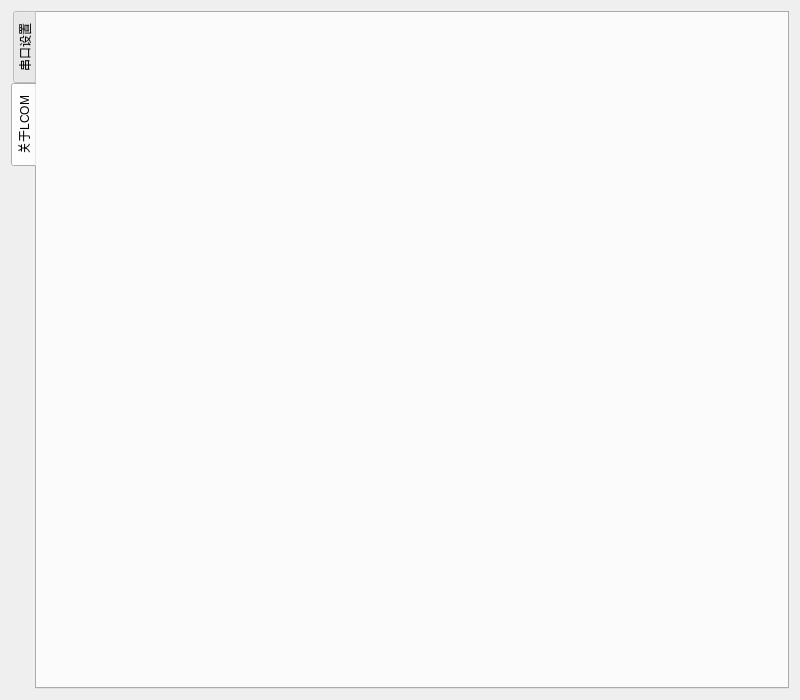
<?xml version="1.0" encoding="UTF-8"?>
<ui version="4.0">
 <class>conifg</class>
 <widget class="QWidget" name="conifg">
  <property name="geometry">
   <rect>
    <x>0</x>
    <y>0</y>
    <width>800</width>
    <height>700</height>
   </rect>
  </property>
  <property name="minimumSize">
   <size>
    <width>800</width>
    <height>700</height>
   </size>
  </property>
  <property name="maximumSize">
   <size>
    <width>800</width>
    <height>700</height>
   </size>
  </property>
  <property name="windowTitle">
   <string>Form</string>
  </property>
  <layout class="QGridLayout" name="gridLayout">
   <item row="0" column="0">
    <widget class="QTabWidget" name="tabWidget">
     <property name="tabPosition">
      <enum>QTabWidget::West</enum>
     </property>
     <property name="currentIndex">
      <number>1</number>
     </property>
     <widget class="QWidget" name="tab">
      <attribute name="title">
       <string>串口设置</string>
      </attribute>
      <layout class="QGridLayout" name="gridLayout_2">
       <item row="0" column="0">
        <widget class="QLabel" name="parityBitsLabel">
         <property name="text">
          <string>校验位</string>
         </property>
        </widget>
       </item>
       <item row="0" column="1">
        <widget class="QComboBox" name="parityBitsBox">
         <item>
          <property name="text">
           <string>NoParity</string>
          </property>
         </item>
         <item>
          <property name="text">
           <string>EvenParity</string>
          </property>
         </item>
         <item>
          <property name="text">
           <string>OddParity</string>
          </property>
         </item>
         <item>
          <property name="text">
           <string>SpaceParity</string>
          </property>
         </item>
         <item>
          <property name="text">
           <string>MarkParity</string>
          </property>
         </item>
        </widget>
       </item>
       <item row="1" column="0">
        <widget class="QLabel" name="stopBitLabel">
         <property name="text">
          <string>停止位</string>
         </property>
        </widget>
       </item>
       <item row="1" column="1">
        <widget class="QComboBox" name="stopBitBox">
         <item>
          <property name="text">
           <string>1</string>
          </property>
         </item>
         <item>
          <property name="text">
           <string>1.5</string>
          </property>
         </item>
         <item>
          <property name="text">
           <string>2</string>
          </property>
         </item>
        </widget>
       </item>
       <item row="2" column="0">
        <widget class="QLabel" name="dataBitsLabel">
         <property name="text">
          <string>数据位</string>
         </property>
        </widget>
       </item>
       <item row="2" column="1">
        <widget class="QComboBox" name="dataBitsBox">
         <item>
          <property name="text">
           <string>8</string>
          </property>
         </item>
         <item>
          <property name="text">
           <string>5</string>
          </property>
         </item>
         <item>
          <property name="text">
           <string>6</string>
          </property>
         </item>
         <item>
          <property name="text">
           <string>7</string>
          </property>
         </item>
        </widget>
       </item>
       <item row="3" column="0">
        <widget class="QLabel" name="timeDispLabel">
         <property name="text">
          <string>时间戳</string>
         </property>
        </widget>
       </item>
       <item row="3" column="1">
        <widget class="QComboBox" name="timeDispBox">
         <item>
          <property name="text">
           <string>打开</string>
          </property>
         </item>
         <item>
          <property name="text">
           <string>关闭</string>
          </property>
         </item>
        </widget>
       </item>
      </layout>
     </widget>
     <widget class="QWidget" name="tab_2">
      <attribute name="title">
       <string>关于LCOM</string>
      </attribute>
     </widget>
    </widget>
   </item>
  </layout>
 </widget>
 <resources/>
 <connections/>
</ui>
